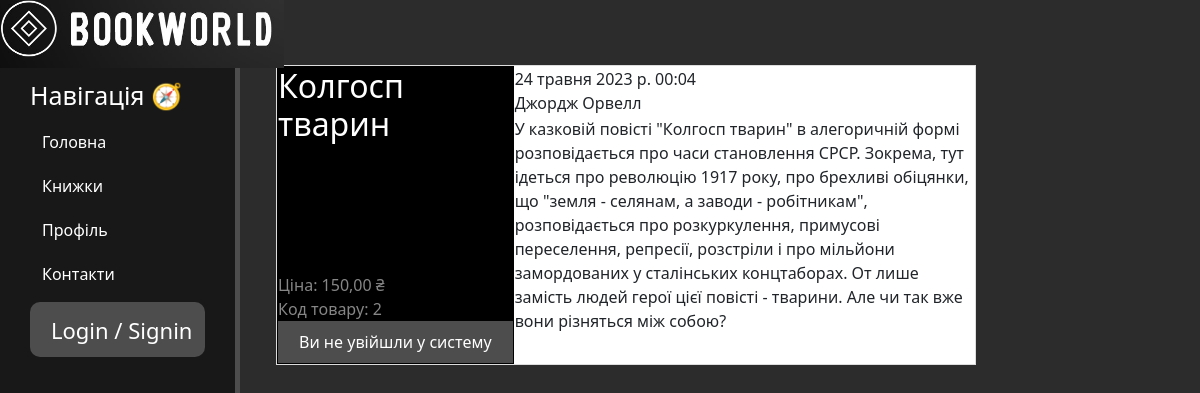
The page /books/2 on the database its author committed.
### books/models.py (models this page shows, shortened)
class Bookks(models.Model):
    GENRE_CHOICES = [
        ('fiction', 'Художня література'),
        ('sci-fi', 'Наукова фантастика'),
        ('fantasy', 'Фентезі'),
        ('detective', 'Детектив'),
    ]
    title = models.CharField('Назва', max_length=50)
    genre = models.CharField('Жанр', max_length=50, choices=GENRE_CHOICES)
    author = models.CharField('Автор', max_length=50)
    priсe = models.DecimalField('Ціна', max_digits=10, decimal_places=2)
    full_text = models.TextField('Опис')
    date = models.DateTimeField('Дата публікації')
    class Meta:
        verbose_name = 'Книжка'
        verbose_name_plural = 'Книжки'

### books/views.py (the view)
# urls.py: path("<int:pk>", views.BooksDetailView.as_view(), name='books-detail'),
class BooksDetailView(DetailView):
    model = Bookks
    template_name = 'books/books_view.html'
    context_object_name = 'books'

### books/templates/books/books_view.html (shortened to what this page needs)
{% extends 'money/layout.html' %}
{% block content %}
<div class="content">
    <table>
        <tr>
            <td rowspan="2" style="background: black; color: #ffffff;  vertical-align: top; width: 200px">
                <h2>{{ books.title }}</h2>
            </td>
            <td style="background: white; vertical-align: top; height: 6px">{{ books.date }}<br>{{ books.author }}</td>
        </tr>
        <tr>
            <td rowspan="2" style="background: white; vertical-align: top;">{{ books.full_text }}</td>
        </tr>
        <tr>
            <td style="background: black;  vertical-align: bottom; color: rgb(134,134,134); height: 100px">
                Ціна: {{ books.priсe }} ₴ <br>
                Код товару: {{ books.id }}
                {% include 'books/btn_add.html' %}
            </td>
        </tr>
    </table>
</div>
{% endblock %}

### money/static/money/css/money.css (style rules this page uses)
body { background: #2c2c2c; }
main .content { display: table; width: 700px; margin-bottom: 20px; margin-top: 15px; margin-left: 23%; }

### books/templates/books/books_view.html (style rules this page uses)
table { border-collapse: collapse; border: 1px solid #ddd; border-radius: 10px; min-height: 300px; margin-top: 50px; }
td, th { border: 0; }

### rows shown on the page
Bookks: title "Колгосп тварин", date "24 травня 2023 р. 00:04", author "Джордж Орвелл", full_text "У казковій повісті \"Колгосп тварин\" в алегоричній формі розповідається про часи становлення СРСР. Зокрема, тут ідеться про революцію 1917 року, про брехливі обіцянки, що \"земля - селянам, а заводи - робітникам\", розповідається про розкуркулення, примусові переселення, репресії, розстріли і про мільйони замордованих у сталінських концтаборах. От лише замість людей герої цієї повісті - тварини. Але чи так вже вони різняться між собою?", priсe "150,00", id "2"
